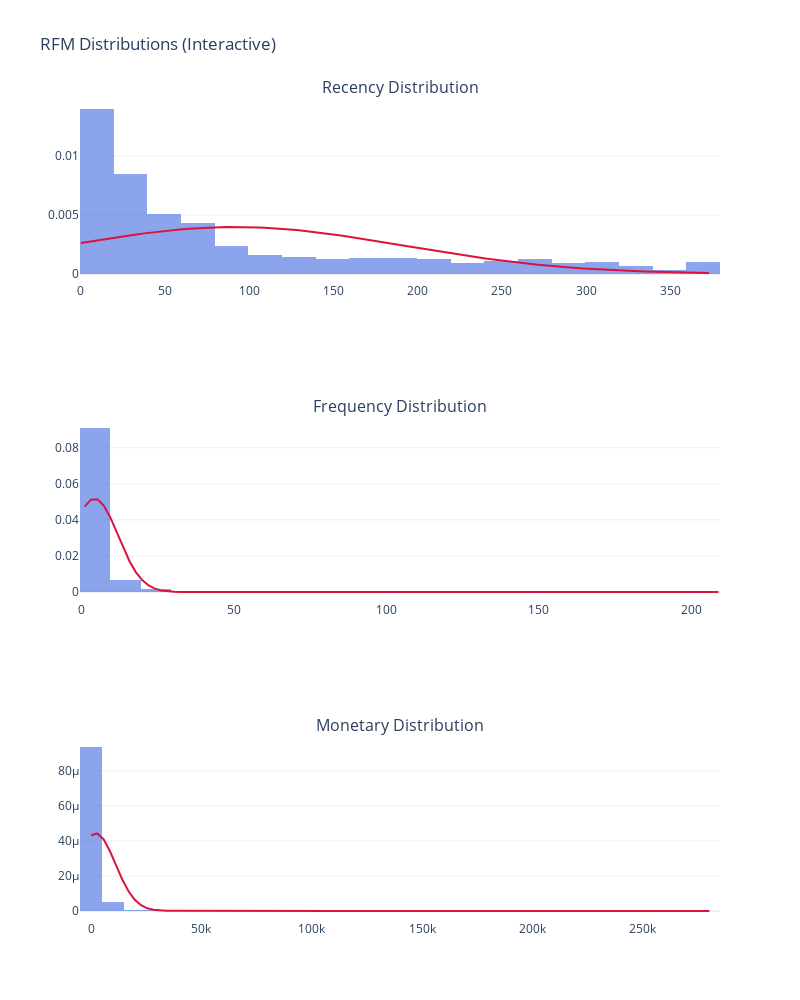

The notebook cell saved with this chart:
### Code cell
def rfm_distribution_plot(rfm_table):
    measures = ['Recency', 'Frequency', 'Monetary']
    fig = make_subplots(rows=3, cols=1, shared_xaxes=False,
                        subplot_titles=[f"{m} Distribution" for m in measures])

    for i, measure in enumerate(measures):
        data = rfm_table[measure]
        mu, sigma = norm.fit(data)
        x = np.linspace(data.min(), data.max(), 100)
        pdf = norm.pdf(x, mu, sigma)

        # Histogram
        fig.add_trace(go.Histogram(
            x=data, histnorm='probability density', nbinsx=30,
            name=f"{measure} Histogram", marker_color='royalblue', opacity=0.6
        ), row=i+1, col=1)

        # Fitted curve
        fig.add_trace(go.Scatter(
            x=x, y=pdf, mode='lines', name=f"{measure} Fit",
            line=dict(color='crimson', width=2)
        ), row=i+1, col=1)

    fig.update_layout(height=1000, width=800, title_text="RFM Distributions (Interactive)",
                      showlegend=False, template='plotly_white')
    fig.show()

rfm_distribution_plot(rfm_table)
